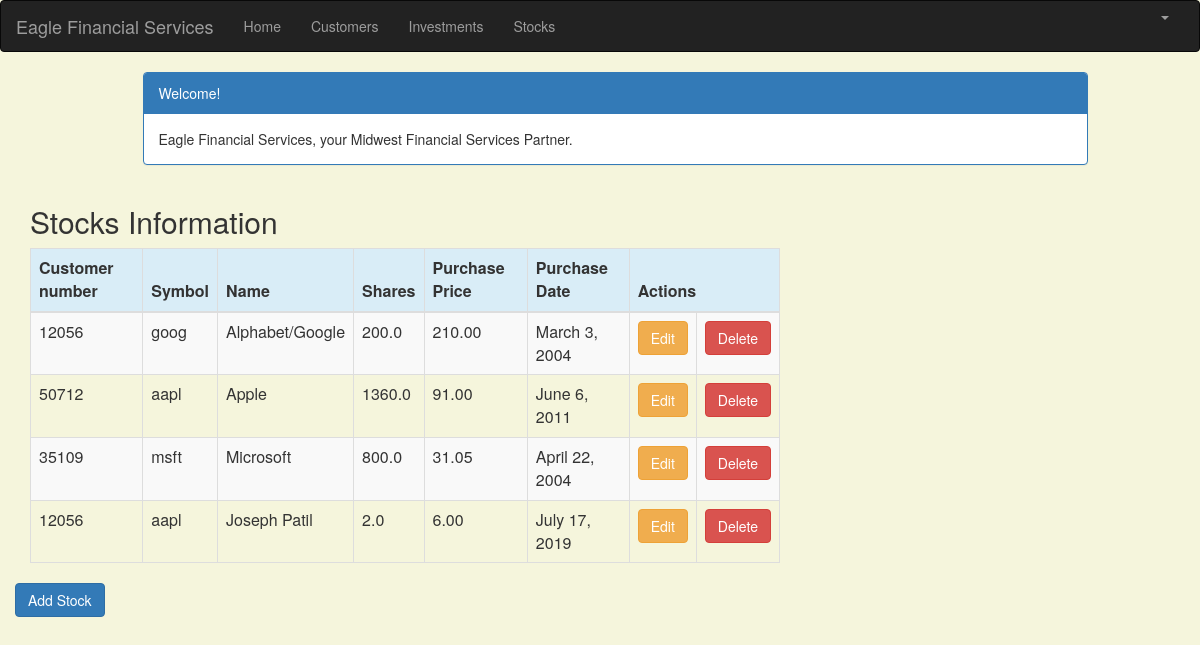
/stock_list (signed in), run on the app's committed database.
### portfolio/models.py (models this page shows, shortened)
class Stock(models.Model):
    customer = models.ForeignKey(Customer, on_delete=models.CASCADE, related_name='stocks')
    symbol = models.CharField(max_length=10)
    name = models.CharField(max_length=50)
    shares = models.DecimalField (max_digits=10, decimal_places=1)
    purchase_price = models.DecimalField(max_digits=10, decimal_places=2)
    purchase_date = models.DateField(default=timezone.now, blank=True, null=True)

class Customer(models.Model):
    name = models.CharField(max_length=50)
    address = models.CharField(max_length=200)
    cust_number = models.IntegerField(blank=False, null=False)
    city = models.CharField(max_length=50)
    state = models.CharField(max_length=50)
    zipcode = models.CharField(max_length=10)
    email = models.EmailField(max_length=200)
    cell_phone = models.CharField(max_length=50)
    created_date = models.DateTimeField(
            default=timezone.now)
    updated_date = models.DateTimeField(auto_now_add=True)
    def __str__(self):
            return str(self.cust_number)

### portfolio/views.py (the view)
# urls.py: path('stock_list', views.stock_list, name='stock_list'),
@login_required
def stock_list(request):
    stocks = Stock.objects.filter(purchase_date__lte=timezone.now())
    return render(request, 'portfolio/stock_list.html', {'stocks': stocks})

### efs_1/portfolio/Templates/Portfolio/stock_list.html (shortened to what this page needs)
{% extends 'portfolio/base.html' %}
{% block content %}
    <html>
    <head>
        <link rel="stylesheet" href="https://maxcdn.bootstrapcdn.com/bootstrap/3.3.4/css/bootstrap.min.css">
    </head>
    <body>
    <div class="container">
        <div class="row">
            <div class="col-md-10 col-md-offset-1">
                <div class="panel panel-primary">
                    <div class="panel-heading">Welcome!</div>
                    <div class="panel-body">
                        Eagle Financial Services, your Midwest Financial Services Partner.
                    </div>
                </div>
            </div>
        </div>
    </div>
    <div class="row">
        <h2 style="padding-left: 15Px">Stocks Information</h2>
    </div>
    <div>
        <table class="table table-striped table-bordered table-hover">
            <thead>
            <tr class="bg-info">
                <th>Customer number</th>
                <th>Symbol</th>
                <th>Name</th>
                <th>Shares</th>
                <th>Purchase Price</th>
                <th>Purchase Date</th>
                <th colspan="3">Actions</th>
            </tr>
            </thead>
            <tbody>
            {% for stock in stocks %}
                <tr>
                    <td>{{ stock.customer }}</td>
                    <td>{{ stock.symbol }}</td>
                    <td>{{ stock.name }}</td>
                    <td>{{ stock.shares }}</td>
                    <td>{{ stock.purchase_price }}</td>
                    <td>{{ stock.purchase_date }}</td>
                    <td><a href="{% url 'portfolio:stock_edit' pk=stock.pk %}"
                           class="btn btn-warning">Edit</a></td>
                    <td><a href="% url 'portfolio:stock_delete' pk=stock.pk %}"
                           class="btn btn-danger">Delete</a></td>
                </tr>
            {% endfor %}
            </tbody>
        </table>
     <div class="row">
         <a href="{% url 'portfolio:stock_new' %}" class="row"><span
                    class="btn btn-primary">Add Stock</span></a>
     </div>
    </div>
    </body>
    </html>
{% endblock %}

### efs_1/portfolio/Templates/Portfolio/stock_list.html (style rules this page uses)
body { background-color: beige; }

### data on the page
Stock: customer "12056", symbol "goog", name "Alphabet/Google", shares "200.0", purchase_price "210.00", purchase_date "March 3, 2004"
Stock: customer "50712", symbol "aapl", name "Apple", shares "1360.0", purchase_price "91.00", purchase_date "June 6, 2011"
Stock: customer "35109", symbol "msft", name "Microsoft", shares "800.0", purchase_price "31.05", purchase_date "April 22, 2004"
Stock: customer "12056", symbol "aapl", name "Joseph Patil", shares "2.0", purchase_price "6.00", purchase_date "July 17, 2019"
